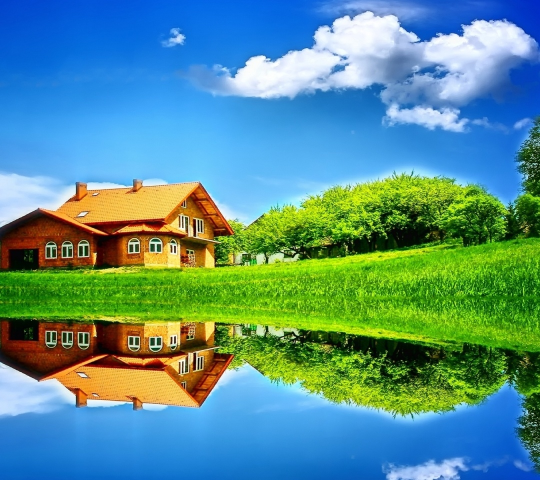
#> input picture sample.jpeg, 1080 x 960 px (shown at 1/2 size)
$ python cartooning.py
#> lines starting #> are read from the running program, lines starting #| are printed output that depends on the picture; after the words box and inside, x2 and y2 are one past the last pixel; in counts of white or black regions, pixels touching at a corner belong together
import cv2

# Read the input image and convert it to grayscale
input_image = cv2.imread('sample.jpeg')
#> input_image is the input picture: shape (960, 1080, 3); mean B, G, R 142.6, 144.3, 87.8
# [4 lines of commented-out code are left out]
gray_image = cv2.cvtColor(input_image, cv2.COLOR_BGR2GRAY)
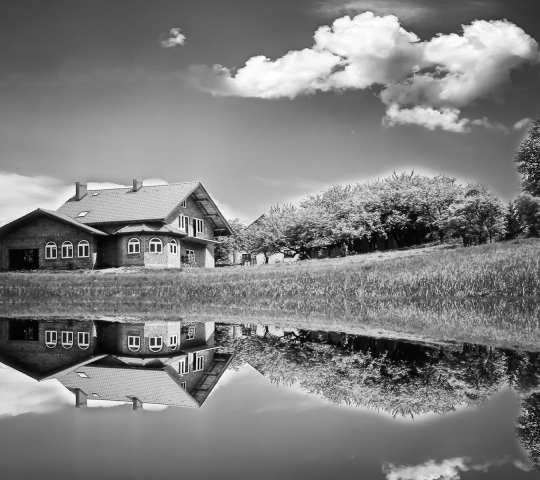
#> gray_image: shape (960, 1080) (shown at 1/2 size); min 0, max 255, mean 127.2
cv2.imshow("Grayscale image", gray_image)

# Apply median blur to the grayscale image
blur_image = cv2.medianBlur(gray_image, 5)
cv2.imshow("median_blurring", blur_image)
# cv2.imshow("Median blurred_image", blur_image)
# Edge preserved blurring
blurred_image = cv2.edgePreservingFilter(
    input_image, flags=1, sigma_s=150, sigma_r=0.9
)
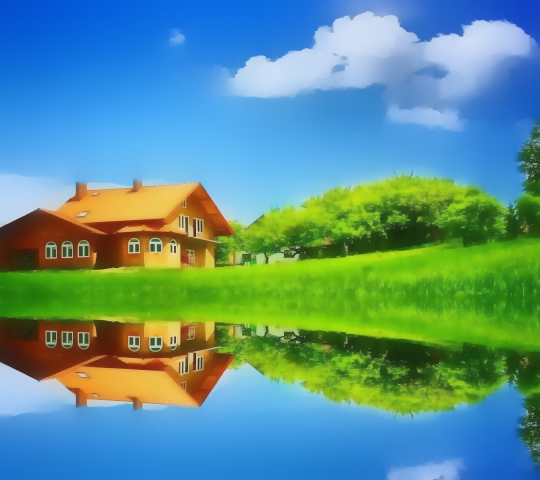
#> blurred_image: shape (960, 1080, 3) (shown at 1/2 size); mean B, G, R 142.3, 146.8, 91.9
cv2.imshow("Edge Preserved blurring", blurred_image)


# Apply adaptive thresholding to the blurred image
thresholded_image = cv2.adaptiveThreshold(
    blur_image, 255, cv2.ADAPTIVE_THRESH_MEAN_C, cv2.THRESH_BINARY, 9, 9)
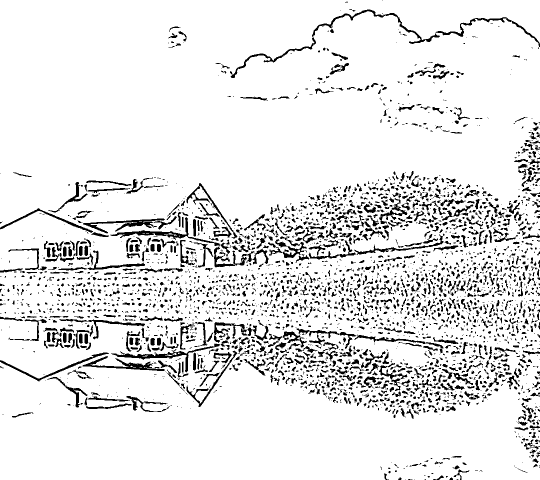
#> thresholded_image: shape (960, 1080) (shown at 1/2 size); 89.9% white; 3343 black regions (2170 under 20 px), largest, box (x1, y1, x2, y2) and area: (624, 19, 1080, 94) 2398, (221, 434, 440, 493) 1453, (222, 687, 440, 745) 1437
cv2.imshow("threshold", thresholded_image)

# Convert the thresholded image to a BGR image
cartoon_image = cv2.cvtColor(thresholded_image, cv2.COLOR_GRAY2BGR)
cv2.imshow("cartoon_image", cartoon_image)
cartoon = cv2.bitwise_and(input_image, cartoon_image)
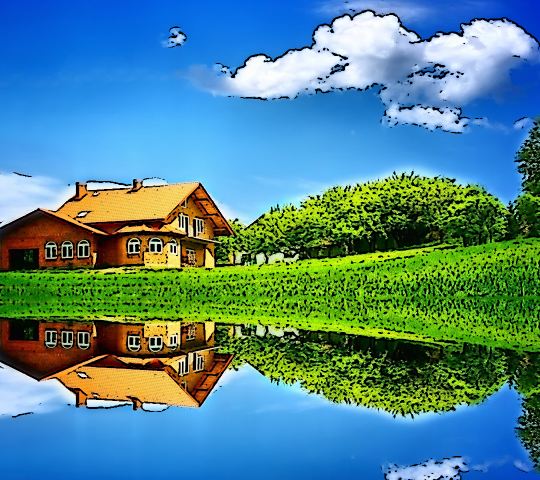
#> cartoon: shape (960, 1080, 3) (shown at 1/2 size); mean B, G, R 139.3, 134.3, 80.8
cv2.imshow("masking", cartoon)
cv2.waitKey(0)
cv2.destroyAllWindows()

# img_enhanced = cv2.detailEnhance(cartoon, sigma_s=80, sigma_r=0.6)
cv2.imwrite('output_image.jpg', cartoon)
